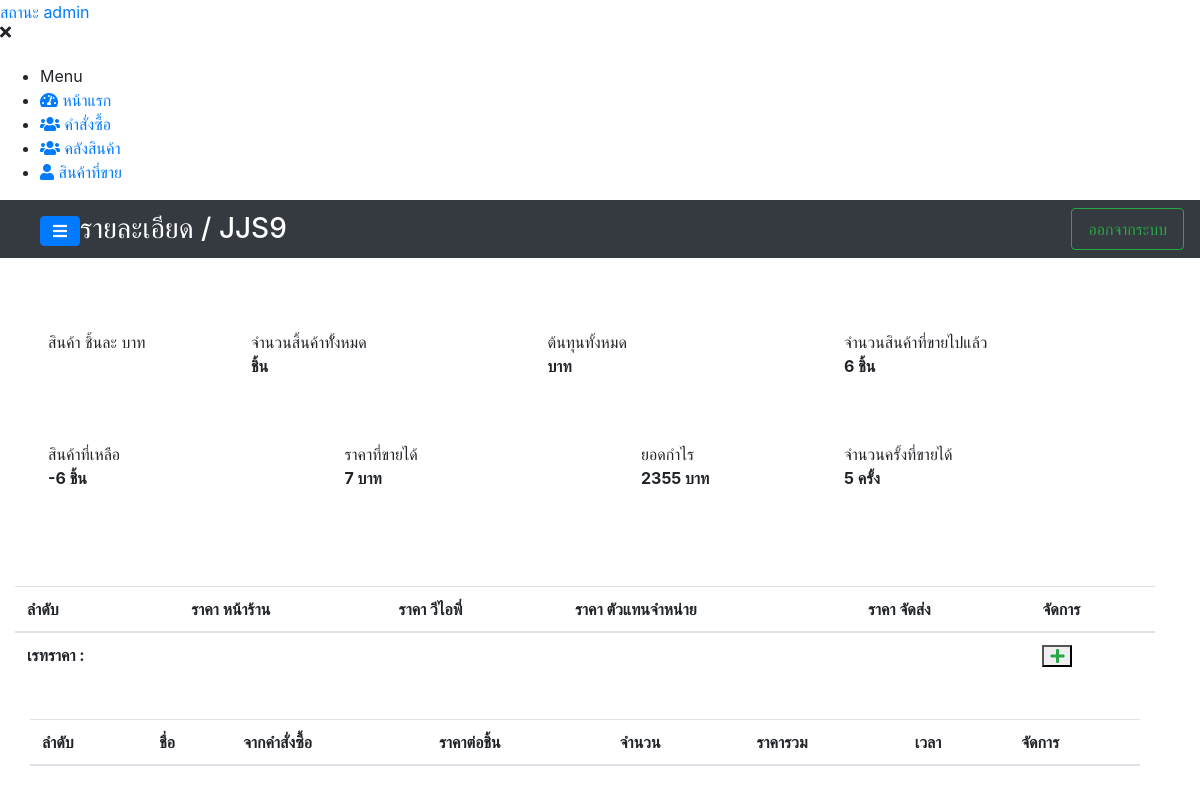
The page /system/details/detail_stock.php?product_name=JJS9 (signed in) on the database as committed earlier.
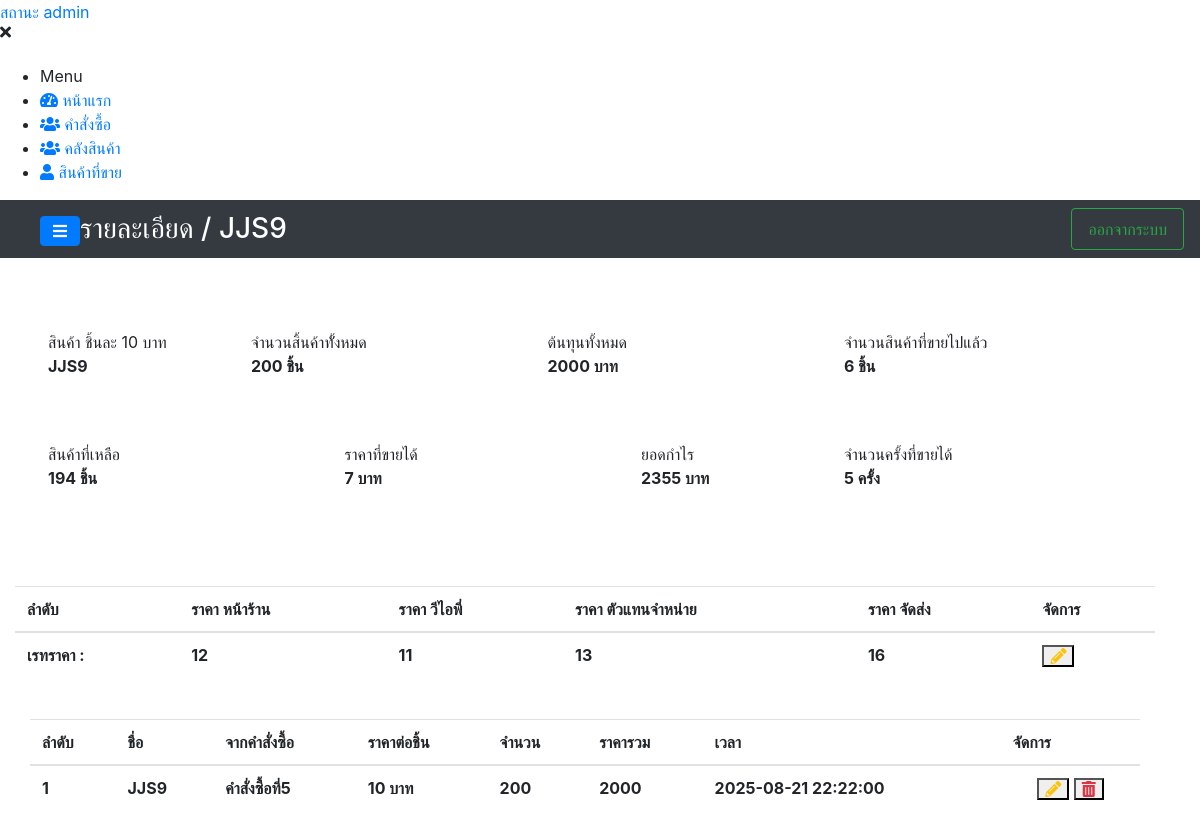
The same page on the database as committed later.
### tables this page shows
CREATE TABLE `rate_price` (
  `rate_id` int(11) NOT NULL,
  `product_name` varchar(200) NOT NULL,
  `id_adder` int(11) NOT NULL,
  `price_custommer_vip` int(11) NOT NULL,
  `price_customer_frontstore` int(11) NOT NULL,
  `price_customer_deliver` int(11) NOT NULL,
  `price_customer_dealer` int(11) NOT NULL,
  `create_at` datetime NOT NULL
);

CREATE TABLE `stock_product` (
  `product_id` int(11) NOT NULL,
  `product_name` varchar(200) NOT NULL,
  `product_count` int(11) NOT NULL,
  `product_price` int(11) NOT NULL,
  `id_adder` int(11) NOT NULL,
  `id_order` int(11) NOT NULL,
  `create_at` datetime NOT NULL
);

CREATE TABLE `order_box` (
  `order_id` int(11) NOT NULL,
  `order_name` varchar(300) NOT NULL,
  `slip_order` varchar(200) NOT NULL,
  `totalcost_order` int(11) NOT NULL,
  `count_order` int(11) NOT NULL,
  `id_adder` int(11) NOT NULL,
  `date_time_order` datetime NOT NULL,
  `create_at` datetime NOT NULL
);

### components/component.php (the view, shortened to what the changed rows need)
<?php
function tableDetailStock($number, $product_id,$productname,$productcount,$productprice, $ordername, $datetime_order){
    $toal_all = $productprice * $productcount;
    $list_stock = "
        <form>
            <tr>
              <td class=\"font-weight-bold\">$number</td>
              <td class=\"font-weight-bold\">$productname</td>
              <td class=\"font-weight-bold\">$ordername</td>
              <td class=\"font-weight-bold\">$productprice บาท</td>
              <td class=\"font-weight-bold\">$productcount</td>
              <td class=\"font-weight-bold\">$toal_all</td>
              <td class=\"font-weight-bold\">$datetime_order</td>
              <td class='text-center'>
                <div class=\"table-data-feature text-center\" >
                    <button type=\"button\" id=\"update_order\" data-target=\"#modalFormUpdateOrder\" data-toggle=\"modal\"
                       class=\"item\" data-id=\"$product_id\" data-productname=\"$productname\" data-ordername=\"$ordername\"
                       data-productprice=\"$productprice\" data-productcount=\"$productcount\"
                    >
                        <i class=\"fas fa-pencil-alt text-warning\"></i>
                    </button>
                    <button type=\"button\" class=\"item\" id=\"falseTrashBtnProject\" data-id=\"$product_id\">
                      <i class=\"fas fa-trash-alt text-danger\"></i>
                    </button>
                </div>
              </td>
            </tr>
        </form>
    ";
    echo $list_stock;
}
function detailStock($productname,$total_count,$total_price,$product_price, $count_sell, $income_price, $total_profit, $number_of_timessold){
    $remaining_products = $total_count - $count_sell;
    $detail = "
        <div class=\"rounded row mt-4 p-4\">
           <div class=\"col-lg-2 col-md-3 col-sm-6 col-12 m-2 p-3 bg-white info-box rounded info-box rounded\">
            <span>สินค้า ชิ้นละ $product_price บาท</span>
            <p class=\"font-weight-bold res_text\"> $productname </p>
          </div>
          <div class=\"col-lg-3 col-md-4 col-sm-6 col-12 m-2 p-3 bg-white info-box rounded\">
            <span>จำนวนสิ้นค้าทัั้งหมด</span>
                <p class=\"font-weight-bold res_text\"> $total_count ชิ้น</p>
          </div>
          <div class=\"col-lg-3 col-md-4 col-sm-6 col-12 m-2 p-3 bg-white info-box rounded\">
            <span>ต้นทุนทั้งหมด</span>
            <p class=\"font-weight-bold res_text\"> $total_price  บาท</p>
          </div>
          <div class=\"col-lg-3 col-md-4 col-sm-6 col-12 m-2 p-3 bg-white info-box rounded\">
                <span>จำนวนสินค้าที่ขายไปแล้ว</span>
                <p class=\"font-weight-bold res_text\"> $count_sell  ชิ้น</p>
          </div>
          <div class=\"col-lg-3 col-md-4 col-sm-6 col-12 m-2 p-3 bg-white info-box rounded\">
                <span>สินค้าที่เหลือ</span>
                <p class=\"font-weight-bold res_text\"> $remaining_products  ชิ้น</p>
          </div>
          <div class=\"col-lg-3 col-md-4 col-sm-6 col-12 m-2 p-3 bg-white info-box rounded\">
            <span>ราคาที่ขายได้</span>
           <p class=\"font-weight-bold res_text\"> $income_price บาท</p>
          </div>
          <div class=\"col-lg-2 col-md-3 col-sm-6 col-12 m-2 p-3 bg-white info-box rounded\">
                <span>ยอดกำไร</span>
                <p class=\"font-weight-bold res_text\"> $total_profit  บาท</p>
          </div>
          <div class=\"col-lg-3 col-md-4 col-sm-6 col-12 m-2 p-3 bg-white info-box rounded\">
            <span>จำนวนครั้งที่ขายได้</span>
            <p class=\"font-weight-bold res_text\"> $number_of_timessold ครั้ง</p>
          </div>
        </div>
    ";
    echo $detail;
}
function listRatePrice($rate_id="",$rate_storefront_price="",$rate_vip_price="",$rate_dealer_price="ยังไม่ได้กำหนด",$rate_delivery_price="",$product_name, $price_product){
    function status($id){
        if($id){
            return "<i class=\"fas fa-pencil-alt text-warning\"></i>";
        }else{
            return "<i class=\"fas fa-plus text-success\"></i>";
        }
    }
    $list = "
        <form>
            <tr>
                <td class=\"font-weight-bold\">เรทราคา : </td>
                <td class=\"font-weight-bold\">$rate_storefront_price</td>
                <td class=\"font-weight-bold\">$rate_vip_price</td>
                <td class=\"font-weight-bold\">$rate_dealer_price</td>
                <td class=\"font-weight-bold\">$rate_delivery_price</td>
                <td>
                    <div class=\"table-data-feature\" >
                        <button type=\"button\" id=\"set_rate_price\" data-target=\"#modalFormUpdateRate\" data-toggle=\"modal\"
                           class=\"item\" data-id=\"$rate_id\" data-product=\"$product_name\" data-storefront=\"$rate_storefront_price\" data-vip=\"$rate_vip_price\"
                           data-dealers=\"$rate_dealer_price\" data-delivery=\"$rate_delivery_price\" data-productprice=\"$price_product\"
                        >
                            ".status($rate_id)."
                        </button>
                    </div>
                </td>
            </tr>
        </form>
    ";
    echo $list;
}
?>

### system/details/detail_stock.php (shortened to what the changed rows need)
<?php
include_once("../../backend/config.php");
include_once("../../link/link-2.php");
include_once("../../components/component.php");
$product_name = $_GET['product_name'];
?>
<!DOCTYPE html>
<html lang="en">
<head>
    <link rel="stylesheet" href="https://cdnjs.cloudflare.com/ajax/libs/uikit/3.0.0-beta.20/css/uikit.css">
    <link rel="stylesheet" href="../../assets/scripts/module/jquery.Thailand.js/jquery.Thailand.js/dist/jquery.Thailand.min.css">
    <link rel="stylesheet" href="../../assets/scss/navigationTrue-a-j.scss">
    <link rel="stylesheet" href="../../assets/scss/revenue.scss">
    <link rel="stylesheet" href="../../assets/scss/index.u.scss">
</head>
<body>
  <div class="page-wrapper chiller-theme toggled">
       <main class="page-content mt-0">
      <div class="container-fluid row">
          <div class="col-md-12">
            <?php
              $sql = "SELECT product_name, product_price,
               COUNT(*) total,SUM(product_count * product_price) AS resutl_price, SUM(product_count) AS total_count FROM stock_product WHERE product_name='$product_name' GROUP BY product_name";
               $selectStockProduct = mysqli_query($conn,$sql) or die(mysqli_error($conn));
               $acc_fetch = mysqli_fetch_assoc($selectStockProduct);
               detailStock($acc_fetch['product_name'],$acc_fetch['total_count'], $acc_fetch['resutl_price'],$acc_fetch['product_price'], 6,7,2355,5);
            ?>
          </div>
          <div class="col-md-12 mt-4">
                <div class="table-responsive table-responsive-data2 mt-2">
                  <table class="table table-data2 mydataTablePatron">
                    <thead>
                       <tr>
                          <th class="font-weight-bold">ลำดับ</th>
                          <th class="font-weight-bold">ราคา หน้าร้าน</th>
                          <th class="font-weight-bold">ราคา วีไอพี่</th>
                          <th class="font-weight-bold">ราคา ตัวแทนจำหน่าย</th>
                          <th class="font-weight-bold">ราคา จัดส่ง</th>
                          <th class="font-weight-bold">จัดการ</th>
                       </tr>
                    </thead>
                    <tbody>
                      <?php
                          $sql = "SELECT * FROM rate_price WHERE product_name='$product_name'";
                          $query = mysqli_query($conn,$sql) or die(mysqli_error($conn));
                          $rate_acc_fetch = mysqli_fetch_assoc($query);
                          if($rate_acc_fetch){
                            listRatePrice(
                              $rate_acc_fetch['rate_id'],$rate_acc_fetch['price_customer_frontstore'],$rate_acc_fetch['price_custommer_vip'],
                              $rate_acc_fetch['price_customer_dealer'],$rate_acc_fetch['price_customer_deliver'],$product_name,$acc_fetch['product_price']
                            );
                          }else{
                            listRatePrice("","","","","",$product_name,$acc_fetch['product_price']);
                          }
                      ?>
                    </tbody>
                  </table>
          </div>
          <div class="col-md-12 mt-4">
            <div class="table-responsive table-responsive-data2 mt-2">
                  <table class="table table-data2 mydataTablePatron">
                      <thead>
                          <tr>
                              <th>ลำดับ</th>
                              <th>ชื่อ</th>
                              <th>จากคำสั่งซื้อ</th>
                              <th>ราคาต่อชิ้น</th>
                              <th>จำนวน</th>
                              <th>ราคารวม</th>
                              <th>เวลา</th>
                              <th>จัดการ</th>
                          </tr>
                      </thead>
                      <tbody>
                          <?php
                              $get_sql = "SELECT * FROM stock_product LEFT JOIN order_box ON order_box.order_id = stock_product.id_order WHERE stock_product.product_name='$product_name' ORDER BY stock_product.create_at DESC";
                               $get_datastock = mysqli_query($conn, $get_sql) or die(mysqli_error($conn));
                                foreach($get_datastock as $key => $res){
                                    tableDetailStock(
                                        ($key+1), $res['product_id'], $res['product_name'],$res['product_count'],$res['product_price'],
                                        $res['order_name'],$res['date_time_order']
                                      );
                                }
                          ?>
                      </tbody>
                  </table>
            </div>
          </div>
      </div>
    </main>
  </div>
</body>
</html>

Rows that differ between the two databases and show on the page:
added rate_price: price_customer_frontstore "12", price_custommer_vip "11", price_customer_dealer "13", price_customer_deliver "16"
added stock_product: product_name "JJS9", order_box.order_name "คำสั่งซื้อที่5", product_price "10", product_count "200", toal_all "2000", order_box.date_time_order "2025-08-21 22:22:00"
Other text that changed with them:
$product_price: (not shown) → "10"
$productname: (not shown) → "JJS9"
$total_count: (not shown) → "200"
$total_price: (not shown) → "2000"
$remaining_products: "-6" → "194"
